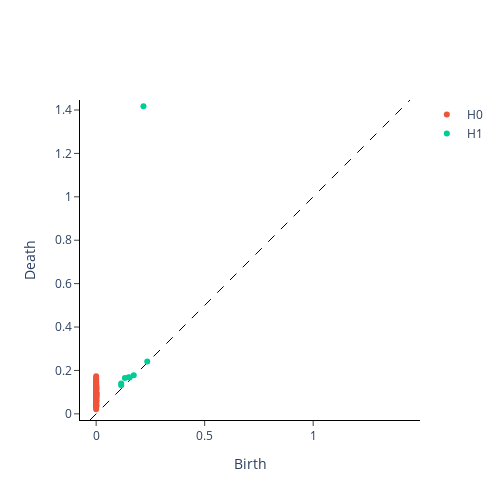

Notebook code for this chart:
### Code cell
import numpy as np
from gtda.homology import VietorisRipsPersistence
from gtda.plotting import plot_diagram
import matplotlib.pyplot as plt

# Generate a 2D point cloud arranged in an annulus (circle with a hole)
np.random.seed(42)
n_points = 100
theta = np.linspace(0, 2 * np.pi, n_points)
r = np.random.uniform(0.8, 1.0, n_points)
x = r * np.cos(theta) + np.random.normal(0, 0.02, n_points)
y = r * np.sin(theta) + np.random.normal(0, 0.02, n_points)
point_cloud_initial = np.column_stack((x, y))

# Compute and plot the initial persistent homology
vr = VietorisRipsPersistence(homology_dimensions=[0, 1])
diagram_initial = vr.fit_transform([point_cloud_initial])[0]

print('Initial Persistence Diagram:')
plot_diagram(diagram_initial)
